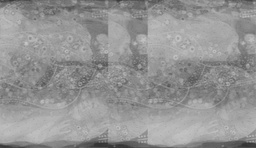
#> input picture ImagesAnalisis/filtro-promedio.jpg, 256 x 148 px, shrunk from 750 x 433 before the run
$ python -i Mofos.py   (imports and definitions only)
#> lines starting #> are read from the running program, lines starting #| are printed output that depends on the picture; after the words box and inside, x2 and y2 are one past the last pixel; in counts of white or black regions, pixels touching at a corner belong together
### ImagesAnalisis/Operaciones.py
from PIL import Image
from random import uniform
import Operaciones
import matplotlib.pyplot as plt

# [66 lines left out: functions contraccion, suma, sumaGray, restaCte, resta, not called in this run]

def restaIMG (img1,img2):
   data1 = img1.getdata()
   data2 = img2.getdata()
   datar=[]
   g = 0
   for i in range(len(data1)):
      tupla1 = data1[i]
      tupla2 = data2[i]
      g = tupla1-tupla2 if tupla1-tupla2>0 else 0
      datar.append(g)
   imgg  = Image.new( 'L',img1.size )
   imgg.putdata(datar)
   imgg.save("hist-escala-desplazamiento.jpg")
   return imgg
# [29 lines left out: functions and_img, or_img, xor_img, not_img, not_rgb, not called in this run]
"""
img = Image.open("snakes.jpg").convert('L')
datos = img.getdata()
datosn = not_img(datos)
imgg  = Image.new( 'L',img.size )
imgg.putdata(datosn)
imgg.show()
imgg.save("Nueva.jpg")
img = Image.open("snakes.jpg")
imgg  = Image.new( "RGB",img.size )
datos = img.getdata()
datosn = not_rgb(datos)
imgg.putdata(datosn)
imgg.show()
imgg.save("Nuevas.jpg")
"""

### ImagesAnalisis/Mofos.py
from PIL import Image
import Operaciones
import matplotlib.pyplot as plt
import time
import numpy as np

def crearMat(data,size):
    matriz = []
    c = 0
    for i in range (size[1]) :
        aux = []
        for j in range ( size[0] ) :
            aux.append(data[c])
            c+=1
        matriz.append(aux)
    return matriz
def creardata (matrizb, size):
    a = []
    for x in range (size[1]):
        for y in range(size[0]):
            a.append(matrizb[x][y])
    return a

def erosionar(x, y , matriza, matrizb, tile, size):
    ax = x-1
    ay = y -1
    xx = 0
    yy = 0
    flag = True
    for i in range (ax, ax+3):
        for j in range (ay, ay+3):
            if (i<0 or i >= size[1]) or (j<0 or j >= size[0]):
                continue
            if tile[xx][yy] is -1:
                continue
            if tile[xx][yy] != matriza [i][j]  :
               flag = False
               #matrizb[x][y] = 255
        yy = yy + 1
    xx = xx + 1
    #print(flag)
    if flag:
        matrizb[x][y] = 0
    else :
        for i in range (ax, ax+3):
            for j in range (ay, ay+3):
                if (i<0 or i >= size[1]) or (j<0 or j >= size[0]):
                    continue
                matrizb[i][j] = 255
    return
# [16 lines left out: function dilatar, not called in this run]
            #if tile[xx][yy] is 0 :
            #    matrizb [ax][ay] = 0
def recorrer (matriza, matrizb, tile, size, op):
    for x in range (size[1]):
        for y in range(size[0]):
            if op == 0:
                dilatar(x, y , matriza, matrizb, tile, size)
            elif op == 1 :
                erosionar(x, y , matriza, matrizb, tile, size)
    return
# [19 lines left out: function dilatacion, not called in this run]

def erosion(image):
    img = image.convert('1')
    datos = img.getdata()
    datosb = img.getdata()
    matriza = crearMat(datos, img.size)
    matrizb = crearMat(datos, img.size)
    tile = [[-1,0,-1],[0,0,-1],[-1,-1,-1]]

    #tile =  np.matrix('-1 1 -1;1 1 1; -1 1 -1')
    #tile = [[0,-1,-1],[-1,0,-1],[-1,-1,0]]
    #tile = [[0,0,0],[0,0,0],[0,0,0]]
    print(tile)
    #print(matrizb)
    recorrer(matriza, matrizb, tile, img.size,1)
    datosn = creardata(matrizb, img.size)
    imgg  = Image.new( '1',img.size )
    imgg.putdata(datosn)
    imgg.save("inuse.jpg")
    imgg.show()
    return imgg
def contorno (image):
    aux = erosion(image)
    aux2 = erosion(aux)
    frontera = Operaciones.restaIMG(aux,image)
    return frontera
# [8 lines left out: functions apertura, cierre, not called in this run]
'''
#image = Image.open("fractal.png")
#image = Image.open("fractal2.png")
image = Image.open("test2.jpg")
image = Image.open("snakes.jpg")

#histogramaRGB("snakes.jpg")
image.show()
aux = erosion(image)
aux2 = erosion(aux)
frontera = Operaciones.restaIMG(aux,image)
frontera.show()
#dilatacion(aux)
aux = erosion(image)
aux.show()
image = Image.open("test2.jpg")

'''

#image = Image.open("snakes.jpg")

>>> from PIL import Image
>>> picture = Image.open('filtro-promedio.jpg')
#> picture is the input picture: PIL image 256x148 L; min 51, max 198, mean 148.5
>>> result = contorno(picture)
#> in erosion, `img = image.convert('1')`:
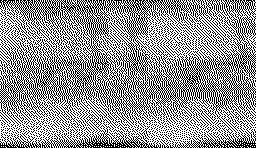
#> img: PIL image 256x148 1; 58.2% white; black in thin lines or dots
#> in erosion, `matriza = crearMat(datos, img.size)`: matriza = 148 items
#> after the loop in creardata, `for x in range (size[1]):`: a = 37888 items
#> in erosion, `imgg  = Image.new( '1',img.size )`: imgg: PIL image 256x148 1; every value is 0
#> in erosion, `imgg.putdata(datosn)`:
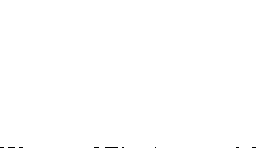
#> imgg: PIL image 256x148 1; 99.9% white; black in thin lines or dots, all inside (x1, y1, x2, y2) = (0, 147, 256, 148)
#> the loop in restaIMG, `for i in range(len(data1)):` made 37888 passes
#> (tupla2, g) on passes 1 to 3: (77, 178), (91, 164), (102, 153)
#> in restaIMG, `imgg.putdata(datar)`:
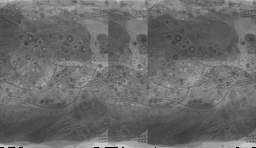
#> imgg: PIL image 256x148 L; min 0, max 204, mean 106.3

$ run again, on ImagesAnalisis/ruidoAdd.jpg
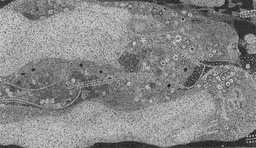
#> input picture ImagesAnalisis/ruidoAdd.jpg, 256 x 148 px, shrunk from 750 x 433 before the run
#> picture is the input picture: PIL image 256x148 L; min 22, max 220, mean 134.7
#> in erosion, `img = image.convert('1')`:
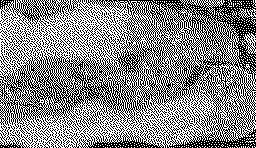
#> img: PIL image 256x148 1; 52.8% white; black in thin lines or dots
#> matriza = 148 items
#> after the loop in creardata, `for x in range (size[1]):`: a = 37888 items
#> the loop in restaIMG, `for i in range(len(data1)):` made 37888 passes
#> (tupla2, g) on passes 1 to 3: (77, 178), (86, 169), (160, 95)
#> in restaIMG, `imgg.putdata(datar)`:
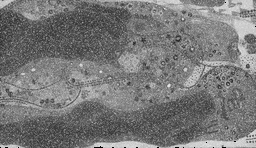
#> imgg: PIL image 256x148 L; min 0, max 233, mean 120.1
